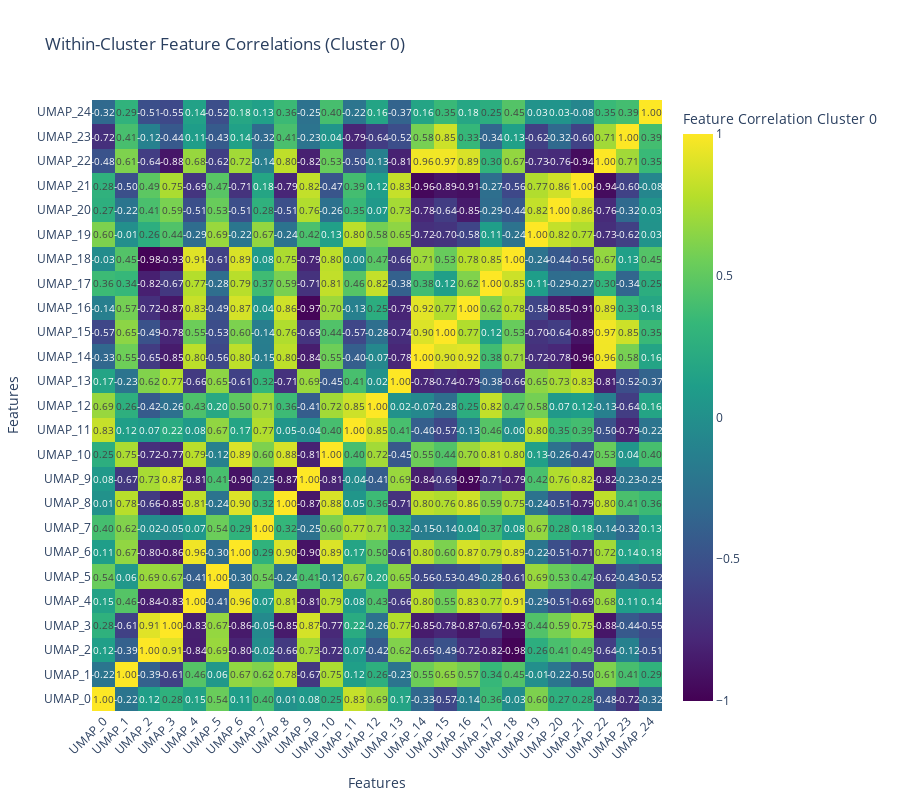

Source (notebook cell):
### Code cell
c = 0

cluster_data = df_embed_with_cluster[df_embed_with_cluster['cluster'] == c].drop('cluster', axis=1)
corr_matrix = cluster_data.corr()

z = corr_matrix.values
text = np.round(z, 2)

fig = go.Figure(data=go.Heatmap(
    z=z,
    x=corr_matrix.columns,
    y=corr_matrix.index,
    colorscale='Viridis',
    zmin=-1,
    zmax=1,
    colorbar=dict(title=f'Feature Correlation Cluster {c}'),
    text=text,
    texttemplate="%{text:.2f}",
    textfont={"size":10}
))

fig.update_layout(
    title=f"Within-Cluster Feature Correlations (Cluster {c})",
    xaxis_title="Features",
    yaxis_title="Features",
    xaxis_tickangle=-45,
    width=900,
    height=800
)

fig.show()

### Figure 1 — Plotly figure (JSON) as saved in the notebook; plotly's stock layout.template omitted (floating-point values rounded to 4 significant figures; data arrays with more than 128 entries replaced by an {"elided": "..."} marker saying what was removed)
{"data": [{"colorbar": {"title": {"text": "Feature Correlation Cluster 0"}}, "colorscale": [[0, "#440154"], [0.1111, "#482878"], [0.2222, "#3e4989"], [0.3333, "#31688e"], [0.4444, "#26828e"], [0.5556, "#1f9e89"], [0.6667, "#35b779"], [0.7778, "#6ece58"], [0.8889, "#b5de2b"], [1, "#fde725"]], "text": {"elided": "25x25 float values"}, "textfont": {"size": 10}, "texttemplate": "%{text:.2f}", "type": "heatmap", "x": ["UMAP_0", "UMAP_1", "UMAP_2", "UMAP_3", "UMAP_4", "UMAP_5", "UMAP_6", "UMAP_7", "UMAP_8", "UMAP_9", "UMAP_10", "UMAP_11", "UMAP_12", "UMAP_13", "UMAP_14", "UMAP_15", "UMAP_16", "UMAP_17", "UMAP_18", "UMAP_19", "UMAP_20", "UMAP_21", "UMAP_22", "UMAP_23", "UMAP_24"], "y": ["UMAP_0", "UMAP_1", "UMAP_2", "UMAP_3", "UMAP_4", "UMAP_5", "UMAP_6", "UMAP_7", "UMAP_8", "UMAP_9", "UMAP_10", "UMAP_11", "UMAP_12", "UMAP_13", "UMAP_14", "UMAP_15", "UMAP_16", "UMAP_17", "UMAP_18", "UMAP_19", "UMAP_20", "UMAP_21", "UMAP_22", "UMAP_23", "UMAP_24"], "z": {"elided": "25x25 float values"}, "zmax": 1, "zmin": -1}], "layout": {"height": 800, "title": {"text": "Within-Cluster Feature Correlations (Cluster 0)"}, "width": 900, "xaxis": {"autorange": true, "range": [-0.5, 24.5], "tickangle": -45, "title": {"text": "Features"}, "type": "category"}, "yaxis": {"autorange": true, "range": [-0.5, 24.5], "title": {"text": "Features"}, "type": "category"}}}
